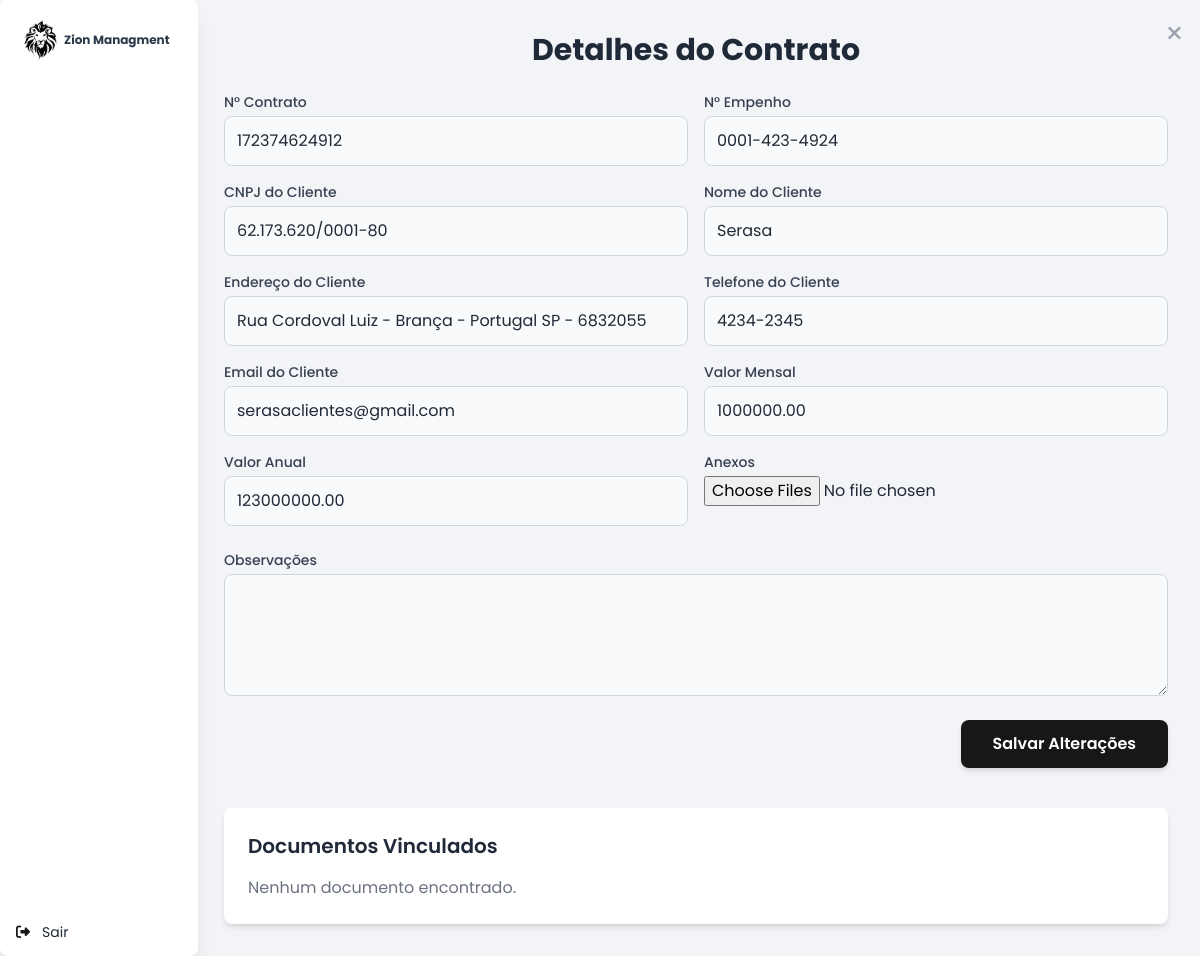
Screenshot of /contratos/detalhes.php?contrato_id=2 (signed in) with the database file from the repository.
### tables this page shows
CREATE TABLE `contratos` (
  `id` int(11) NOT NULL,
  `numero_contrato` varchar(100) DEFAULT NULL,
  `numero_empenho` varchar(100) DEFAULT NULL,
  `cnpj_cliente` varchar(20) DEFAULT NULL,
  `nome_cliente` varchar(255) DEFAULT NULL,
  `endereco_cliente` text DEFAULT NULL,
  `telefone_cliente` varchar(20) DEFAULT NULL,
  `email_cliente` varchar(255) DEFAULT NULL,
  `valor_mensal` decimal(15,2) DEFAULT NULL,
  `valor_anual` decimal(15,2) DEFAULT NULL,
  `observacoes` text DEFAULT NULL,
  `empresa_id` int(11) DEFAULT NULL,
  `criado_em` timestamp NOT NULL DEFAULT current_timestamp()
);

### backend/auth.php (called while the page is built, shortened)
<?php
$conn = new mysqli('localhost', 'root', '', 'axel_db');
$user_id = $_SESSION['user_id'];
$stmt = $conn->prepare("
   SELECT
    u.id, u.email,  u.is_superuser,
    u.setor_id, u.empresa_id,
    COALESCE(s.nome, '') AS setor_nome,
    COALESCE(e.localizacao, '') AS empresa_nome
FROM users u
LEFT JOIN setores s ON u.setor_id = s.id
LEFT JOIN empresas e ON u.empresa_id = e.id
WHERE u.id = ?
");
$stmt->bind_param("i", $user_id);
$stmt->execute();
$result = $stmt->get_result();

### contratos/detalhes.php (the view, shortened to what this page needs)
<?php
include '../backend/auth.php';
include '../layout/imports.php';
$host = 'localhost';
$dbname = 'axel_db';
$username = 'root';
$password = '';
$conn = new mysqli($host, $username, $password, $dbname);
$empresa_id = $_SESSION['empresa_id'];
$contrato = null;
if (isset($_GET['contrato_id'])) {
    $contrato_id = intval($_GET['contrato_id']);
    $stmt = $conn->prepare("SELECT * FROM contratos WHERE id = ? AND empresa_id = ?");
    $stmt->bind_param("ii", $contrato_id, $empresa_id);
    $stmt->execute();
    $result = $stmt->get_result();
    $contrato = $result->fetch_assoc();
}
?>
<!DOCTYPE html>
<html lang="pt-BR">
<head>
    <script src="https://cdn.tailwindcss.com"></script>
</head>
<body class="bg-[#F2F4F7] min-h-screen flex">
    <?php include '../layout/sidemenu.php'; ?>
    <div class="w-full ">
        <div class="relative  p-8 animate-fadeIn">
            <button onclick="window.location.href = './index.php'" class="absolute top-4 right-4 text-gray-400 hover:text-gray-600 dark:hover:text-gray-300 text-3xl">
                &times;
            </button>
            <h2 class="text-3xl font-bold text-gray-800 dark:text-white mb-6 text-center">
                Detalhes do Contrato
            </h2>
            <form method="POST" enctype="multipart/form-data" class="space-y-6">
                <div class="grid grid-cols-1 md:grid-cols-2 gap-4">
                    <div class="flex flex-col">
                        <label for="numero_contrato" class="text-gray-700 mb-1 text-sm font-medium">N° Contrato</label>
                        <input type="text" id="numero_contrato" name="numero_contrato" required
                            value="<?= htmlspecialchars($contrato['numero_contrato'] ?? '') ?>"
                            class="w-full rounded-lg border border-gray-300 dark:border-gray-700 bg-gray-50 dark:bg-gray-800 p-3 text-gray-800 dark:text-gray-100" />
                    </div>
                    <div class="flex flex-col">
                        <label for="numero_empenho" class="text-gray-700 mb-1 text-sm font-medium">N° Empenho</label>
                        <input type="text" id="numero_empenho" name="numero_empenho" required
                            value="<?= htmlspecialchars($contrato['numero_empenho'] ?? '') ?>"
                            class="w-full rounded-lg border border-gray-300 dark:border-gray-700 bg-gray-50 dark:bg-gray-800 p-3 text-gray-800 dark:text-gray-100" />
                    </div>
                    <div class="flex flex-col">
                        <label for="cnpj_cliente" class="text-gray-700 mb-1 text-sm font-medium">CNPJ do Cliente</label>
                        <input type="text" id="cnpj_cliente" name="cnpj_cliente" required
                            value="<?= htmlspecialchars($contrato['cnpj_cliente'] ?? '') ?>"
                            class="w-full rounded-lg border border-gray-300 dark:border-gray-700 bg-gray-50 dark:bg-gray-800 p-3 text-gray-800 dark:text-gray-100" />
                    </div>
                    <div class="flex flex-col">
                        <label for="nome_cliente" class="text-gray-700 mb-1 text-sm font-medium">Nome do Cliente</label>
                        <input type="text" id="nome_cliente" name="nome_cliente" required
                            value="<?= htmlspecialchars($contrato['nome_cliente'] ?? '') ?>"
                            class="w-full rounded-lg border border-gray-300 dark:border-gray-700 bg-gray-50 dark:bg-gray-800 p-3 text-gray-800 dark:text-gray-100" />
                    </div>
                    <div class="flex flex-col">
                        <label for="endereco_cliente" class="text-gray-700 mb-1 text-sm font-medium">Endereço do Cliente</label>
                        <input type="text" id="endereco_cliente" name="endereco_cliente"
                            value="<?= htmlspecialchars($contrato['endereco_cliente'] ?? '') ?>"
                            class="w-full rounded-lg border border-gray-300 dark:border-gray-700 bg-gray-50 dark:bg-gray-800 p-3 text-gray-800 dark:text-gray-100" />
                    </div>
                    <div class="flex flex-col">
                        <label for="telefone_cliente" class="text-gray-700 mb-1 text-sm font-medium">Telefone do Cliente</label>
                        <input type="text" id="telefone_cliente" name="telefone_cliente"
                            value="<?= htmlspecialchars($contrato['telefone_cliente'] ?? '') ?>"
                            class="w-full rounded-lg border border-gray-300 dark:border-gray-700 bg-gray-50 dark:bg-gray-800 p-3 text-gray-800 dark:text-gray-100" />
                    </div>
                    <div class="flex flex-col">
                        <label for="email_cliente" class="text-gray-700 mb-1 text-sm font-medium">Email do Cliente</label>
                        <input type="email" id="email_cliente" name="email_cliente"
                            value="<?= htmlspecialchars($contrato['email_cliente'] ?? '') ?>"
                            class="w-full rounded-lg border border-gray-300 dark:border-gray-700 bg-gray-50 dark:bg-gray-800 p-3 text-gray-800 dark:text-gray-100" />
                    </div>
                    <div class="flex flex-col">
                        <label for="valor_mensal" class="text-gray-700 mb-1 text-sm font-medium">Valor Mensal</label>
                        <input type="number" step="0.01" id="valor_mensal" name="valor_mensal"
                            value="<?= htmlspecialchars($contrato['valor_mensal'] ?? '') ?>"
                            class="w-full rounded-lg border border-gray-300 dark:border-gray-700 bg-gray-50 dark:bg-gray-800 p-3 text-gray-800 dark:text-gray-100" />
                    </div>
                    <div class="flex flex-col">
                        <label for="valor_anual" class="text-gray-700 mb-1 text-sm font-medium">Valor Anual</label>
                        <input type="number" step="0.01" id="valor_anual" name="valor_anual"
                            value="<?= htmlspecialchars($contrato['valor_anual'] ?? '') ?>"
                            class="w-full rounded-lg border border-gray-300 dark:border-gray-700 bg-gray-50 dark:bg-gray-800 p-3 text-gray-800 dark:text-gray-100" />
                    </div>
                    <div class="flex flex-col">
                        <label for="anexos" class="text-gray-700 mb-1 text-sm font-medium">Anexos</label>
                        <input type="file" id="anexos" name="anexos[]" multiple
                            class="w-full text-gray-800 dark:text-gray-100" />
                    </div>
                </div>
                <div class="flex flex-col">
                    <label for="observacoes" class="text-gray-700 mb-1 text-sm font-medium">Observações</label>
                    <textarea id="observacoes" name="observacoes" rows="4"
                        class="w-full rounded-lg border border-gray-300 dark:border-gray-700 bg-gray-50 dark:bg-gray-800 p-3 text-gray-800 dark:text-gray-100"><?= htmlspecialchars($contrato['observacoes'] ?? '') ?></textarea>
                </div>
                <div class="flex justify-end">
                    <button type="submit" name="criar"
                        class="bg-primary hover:bg-primary-dark text-white font-semibold px-8 py-3 rounded-lg shadow-md hover:shadow-lg transition duration-300">
                        <?= isset($contrato['id']) ? 'Salvar Alterações' : 'Criar' ?>
                    </button>
                </div>
            </form>
            <?php if (isset($contrato['id'])): ?>
                <div class="mt-10 p-6 bg-white rounded-lg shadow-md">
                    <h3 class="text-xl font-semibold mb-4 text-gray-800">Documentos Vinculados</h3>
                    <?php
                    $stmt_docs = $conn->prepare("SELECT id, nome, caminho_arquivo FROM documentos WHERE tabela_ref = 'contratos' AND ref_id = ?");
                    $stmt_docs->bind_param("i", $contrato['id']);
                    $stmt_docs->execute();
                    $result_docs = $stmt_docs->get_result();
                    if ($result_docs->num_rows > 0):
                    ?>
                        <ul class="divide-y divide-gray-200">
                            <?php while ($doc = $result_docs->fetch_assoc()): ?>
                                <li class="flex items-center justify-between py-2">
                                    <div>
                                        <a href="./<?= htmlspecialchars($doc['caminho_arquivo']) ?>" target="_blank" class="text-blue-600 hover:underline">
                                            <?= htmlspecialchars($doc['nome']) ?>
                                        </a>
                                    </div>
                                    <form method="POST" action="delete_document.php" onsubmit="return confirm('Tem certeza que deseja excluir este documento?')">
                                        <input type="hidden" name="documento_id" value="./uploads/empresas/<?= $doc['id'] ?>">
                                        <button type="submit" class="text-red-600 hover:text-red-800 font-medium">Excluir</button>
                                    </form>
                                </li>
                            <?php endwhile; ?>
                        </ul>
                    <?php else: ?>
                        <p class="text-gray-500">Nenhum documento encontrado.</p>
                    <?php endif; ?>
                </div>
            <?php endif; ?>
        </div>
    </div>
</body>

### contratos/detalhes.php (style rules this page uses)
* { font-family: "Poppins", sans-serif; font-style: normal; }

### layout/sidemenu.php (style rules this page uses)
body { margin-left: 16%; }

### rows the page displays
contratos: numero_contrato "172374624912", numero_empenho "0001-423-4924", cnpj_cliente "62.173.620/0001-80", nome_cliente "Serasa", endereco_cliente "Rua Cordoval Luiz - Brança - Portugal SP - 6832055", telefone_cliente "4234-2345", email_cliente "serasaclientes@gmail.com", valor_mensal "1000000.00", valor_anual "123000000.00"
